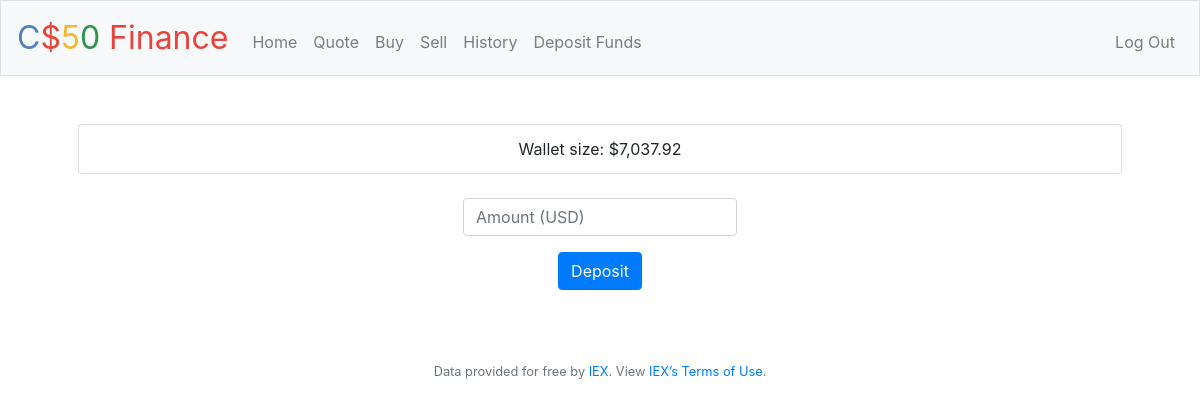
The page /depFunds (signed in) on the database as committed earlier.
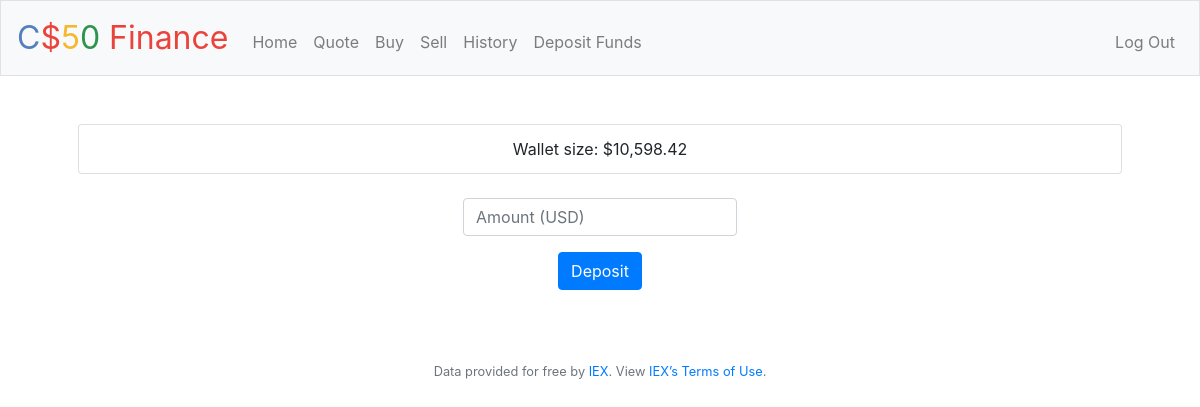
The same page on the database as committed later.
### tables this page shows
CREATE TABLE 'users' ('id' INTEGER PRIMARY KEY AUTOINCREMENT NOT NULL, 'username' TEXT NOT NULL, 'hash' TEXT NOT NULL, 'cash' NUMERIC NOT NULL DEFAULT 10000.00 );

### application.py (the view)
@app.route("/depFunds", methods=["GET", "POST"])
@login_required
def depFunds():
    id = session["user_id"][0]["id"]
    wallet = db.execute("SELECT cash FROM users WHERE id = :id", id=id)
    balance = wallet[0]["cash"]
    if request.method == "POST":
        if not request.form.get("funds"):
            return apology("must provide amount to deposit", 403)
        if not int(request.form.get("funds")) > 0:
            return apology("please provide positive value", 403)
        amount = int(request.form.get("funds"))
        if not amount:
            return apology("Sorry, could not retrieve funds")
        balance += amount
        db.execute("UPDATE users SET cash = :balance WHERE id = :id", balance=balance, id=id)
        return redirect("/depFunds")
    elif request.method == "GET":
        return render_template("depFunds.html", usd = usd, balance = balance)

### application.py (called while the page is built)
@app.after_request
def after_request(response):
    response.headers["Cache-Control"] = "no-cache, no-store, must-revalidate"
    response.headers["Expires"] = 0
    response.headers["Pragma"] = "no-cache"
    return response

### helpers.py (called while the page is built)
def login_required(f):
    @wraps(f)
    def decorated_function(*args, **kwargs):
        if session.get("user_id") is None:
            return redirect("/login")
        return f(*args, **kwargs)
    return decorated_function

def usd(value):
    return f"${value:,.2f}"

### templates/depFunds.html (shortened to what this page needs)
{% extends "layout.html" %}
{% block main %}
    <ul class="list-group">
        <li class="list-group-item">Wallet size: {{ usd(balance) }}</li>
    </ul><br>
    <form action="/depFunds" method="post">
        <div class="form-group">
            <input autocomplete="off" class="form-control" name="funds" placeholder="Amount (USD)" type="number" min="1"/>
        </div>
        <button class="btn btn-primary" type="submit">Deposit</button>
    </form><br>
{% endblock %}

Rows that differ between the two databases and show on the page:
changed users: cash "$7,037.92" → "$10,598.42"
